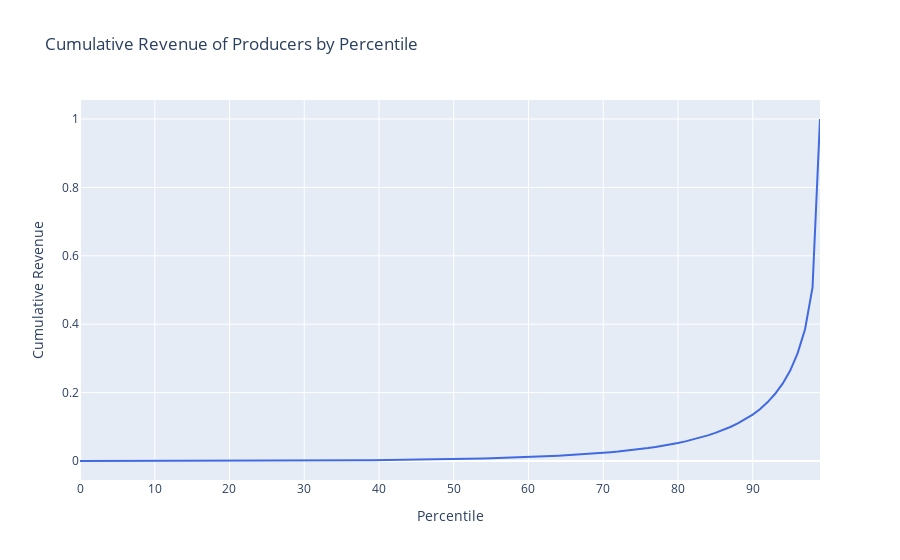

This figure's notebook cell:
### Code cell
import plotly.graph_objects as go
purchase = 'purchase_transformed'
product_revenue = df.groupby(['product_id']).agg(revenue_product=(purchase, 'sum')).sort_values(by='revenue_product')
product_revenue['cumulative_revenue'] = product_revenue['revenue_product'].cumsum()
product_revenue['percentile'] = pd.qcut(product_revenue['revenue_product'], q=100, labels=False, duplicates='drop')
# Group the DataFrame by percentile and calculate the cumulative sum of revenue for each percentile
df_percentile = product_revenue.groupby('percentile')['cumulative_revenue'].max().reset_index()
df_percentile['percentage_revenue'] = df_percentile['cumulative_revenue']/product_revenue['cumulative_revenue'].max()

# Create the plot
fig = go.Figure()
fig.add_trace(go.Scatter(
    x=df_percentile['percentile'],
    y=df_percentile['percentage_revenue'],
    mode='lines',
    line=dict(color='royalblue'),
    name='Cumulative Revenue'
))
fig.update_layout(
    title='Cumulative Revenue of Producers by Percentile',
    xaxis_title='Percentile',
    yaxis_title='Cumulative Revenue',
)

# Show the figure
fig.show()

### Figure 1 — Plotly figure (JSON) as saved in the notebook; plotly's stock layout.template omitted (floating-point values rounded to 4 significant figures)
{"data": [{"line": {"color": "royalblue"}, "mode": "lines", "name": "Cumulative Revenue", "type": "scatter", "x": [0, 1, 2, 3, 4, 5, 6, 7, 8, 9, 10, 11, 12, 13, 14, 15, 16, 17, 18, 19, 20, 21, 22, 23, 24, 25, 26, 27, 28, 29, 30, 31, 32, 33, 34, 35, 36, 37, 38, 39, 40, 41, 42, 43, 44, 45, 46, 47, 48, 49, 50, 51, 52, 53, 54, 55, 56, 57, 58, 59, 60, 61, 62, 63, 64, 65, 66, 67, 68, 69, 70, 71, 72, 73, 74, 75, 76, 77, 78, 79, 80, 81, 82, 83, 84, 85, 86, 87, 88, 89, 90, 91, 92, 93, 94, 95, 96, 97, 98, 99], "y": [7.934e-07, 2.861e-06, 7.208e-06, 1.13e-05, 1.733e-05, 2.61e-05, 3.383e-05, 4.774e-05, 5.635e-05, 7.054e-05, 8.583e-05, 0.0001037, 0.000123, 0.0001444, 0.0001678, 0.0001941, 0.0002245, 0.0002565, 0.000314, 0.0003309, 0.0003692, 0.0004129, 0.0004605, 0.0005152, 0.0005743, 0.0006394, 0.0007215, 0.0007879, 0.0008672, 0.000954, 0.001049, 0.001153, 0.001268, 0.001386, 0.001514, 0.001654, 0.001805, 0.001963, 0.002133, 0.002318, 0.002513, 0.002722, 0.002948, 0.003188, 0.003446, 0.003728, 0.004028, 0.004352, 0.004702, 0.005084, 0.005479, 0.00591, 0.006371, 0.006861, 0.007387, 0.007953, 0.008559, 0.00921, 0.009914, 0.01067, 0.01147, 0.01232, 0.01325, 0.01425, 0.01534, 0.0165, 0.01775, 0.01909, 0.02054, 0.02211, 0.02381, 0.02566, 0.02765, 0.02984, 0.03223, 0.03487, 0.03777, 0.04097, 0.0445, 0.04841, 0.05269, 0.05743, 0.06271, 0.06851, 0.07502, 0.08222, 0.09035, 0.09948, 0.1099, 0.1219, 0.1358, 0.1522, 0.1722, 0.1966, 0.2261, 0.2638, 0.3147, 0.3854, 0.5073, 1]}], "layout": {"title": {"text": "Cumulative Revenue of Producers by Percentile"}, "xaxis": {"title": {"text": "Percentile"}}, "yaxis": {"title": {"text": "Cumulative Revenue"}}}}
